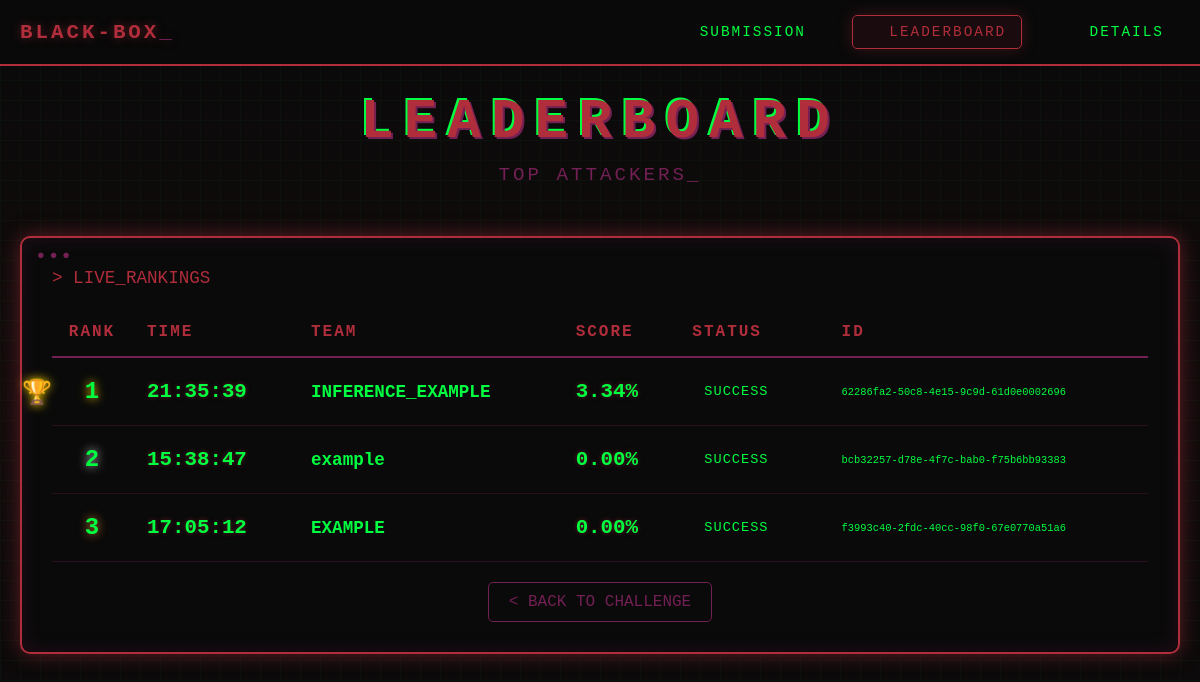
Page /exposed/leaderboard on the earlier database version.
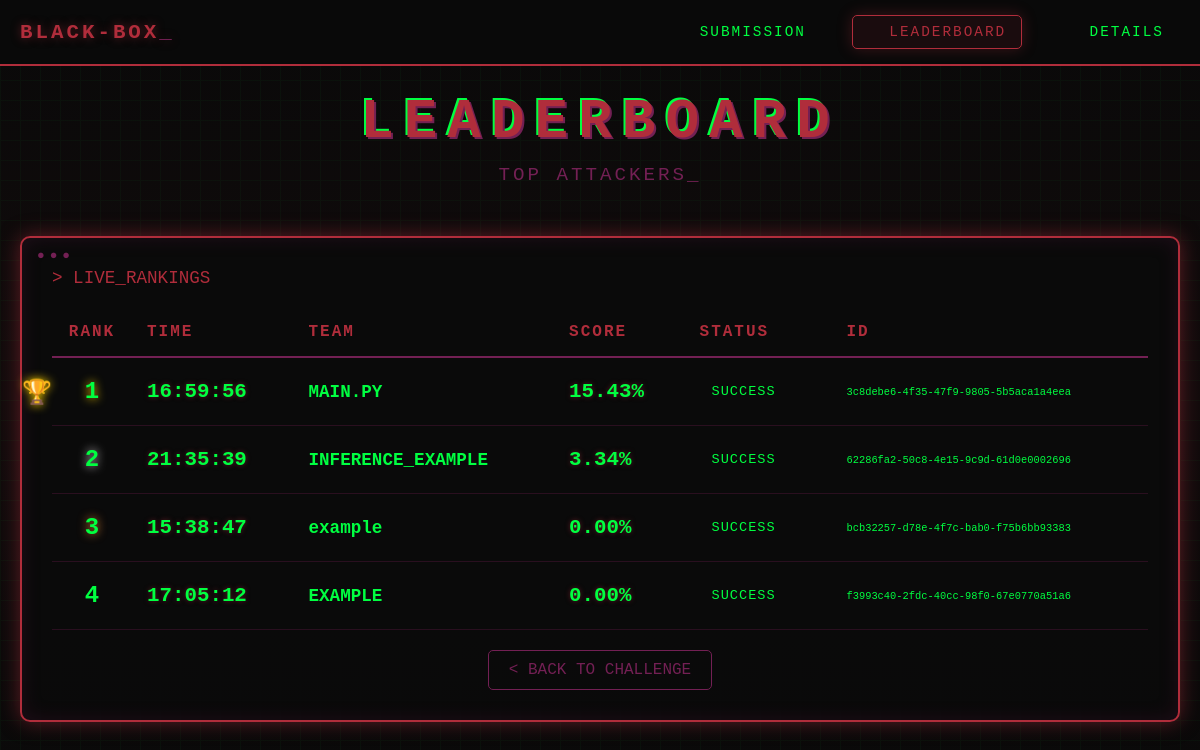
Same page on the later database version.
### src/db.py (models this page shows)
class Submit(SQLModel, table=True):
    id : str = Field(primary_key=True)
    team : str = Field()
    score : Optional[float] = Field()
    status : str = Field()
    reason : Optional[str] = Field()
    created_at: datetime = Field(
        sa_column=Column(DateTime(timezone=True), server_default=func.now())
    )

### src/main.py (the view)
@public_router.get("/leaderboard", response_class=HTMLResponse)
def leaderboard(
    request : Request,
    session : SessionDep
):
    SubmitInner = aliased(Submit)
    subq = (
        select(SubmitInner.id)
        .where(
            SubmitInner.team == Submit.team,
            SubmitInner.status == "SUCCESS"
        )
        .order_by(
            SubmitInner.score.desc(),
            SubmitInner.created_at.asc()
        )
        .limit(1)
        .correlate(Submit)
        .scalar_subquery()
    )
    rank_col = func.rank().over(
        order_by=[
            Submit.score.desc(),
            Submit.created_at.asc()
        ]
    )
    query = (
        select(Submit, rank_col.label("rank"))
        .where(Submit.id == subq)
        .order_by("rank")
    )
    results = session.exec(query).all()
    entries = [
        {
            "id" : result.id,
            "team" : result.team,
            "hour" : result.created_at.strftime("%H:%M:%S"),
            "score" : result.score,
            "status" : result.status,
            "reason" : result.reason,
            "rank" : rank
        }
        for result, rank in results
    ]
    return templates.TemplateResponse(
        request=request,
        name="leaderboard.html",
        context={
            "entries" : entries
        }
    )

### templates/leaderboard.html (shortened to what this page needs)
<!DOCTYPE html>
<html lang="en">
<head>
    <link rel="stylesheet" href="/public/style.css">
</head>
<body>
    <nav class="navbar">
        <div class="nav-container">
            <div class="nav-logo">BLACK-BOX<span style="color: #732054;">_</span></div>
            <div class="nav-links">
                <a href="/exposed" class="nav-link">SUBMISSION</a>
                <a href="/exposed/leaderboard" class="nav-link active">LEADERBOARD</a>
                <a href="/exposed/details" class="nav-link">DETAILS</a>
            </div>
        </div>
    </nav>
    <div class="container container-lg">
        <div class="header">
            <h1 class="glitch">LEADERBOARD</h1>
            <p class="subtitle">TOP ATTACKERS<span class="blink">_</span></p>
        </div>
        <div class="terminal">
            <div class="command-line">&gt; LIVE_RANKINGS</div>
            <table class="leaderboard-table">
                <thead>
                    <tr>
                        <th>RANK</th>
                        <th>TIME</th>
                        <th>TEAM</th>
                        <th>SCORE</th>
                        <th>STATUS</th>
                        <th>ID</th>
                    </tr>
                </thead>
                <tbody id="leaderboardBody">
                    {% for entry in entries %}
                        <tr>
                            <td class="rank rank-{{entry.rank}}">{{entry.rank}}</td>
                            <td class="score">{{entry.hour}}</td>
                            <td class="team-name">{{entry.team}}</td>
                            <td class="score">{{"%.2f"|format(100 * entry.score)}}%</td>
                            <td><span class="status">{{entry.status}}</span></td>
                            <td class="submission-id">{{entry.id}}</td>
                        </tr>
                    {% endfor %}
                </tbody>
            </table>
            <div style="text-align: center;">
                <a href="/" class="back-link">&lt; BACK TO CHALLENGE</a>
            </div>
        </div>
    </div>
</body>
</html>

### public/style.css (style rules this page uses)
* { margin: 0; padding: 0; box-sizing: border-box; }
body { font-family: 'Courier New', monospace; background: #0a0a0a; color: #00ff41; overflow-x: hidden; min-height: 100vh; padding: 90px 20px 40px 20px; position: relative; }
.container { position: relative; z-index: 2; margin: 0 auto; }
.container.container-lg { max-width: 1200px; }
.header { text-align: center; margin-bottom: 50px; }
.glitch { font-size: 3.5em; font-weight: bold; text-transform: uppercase; position: relative; color: #B02D3B; letter-spacing: 10px; animation: glitch 3s infinite; text-shadow: 2px 2px #732054, -2px -2px #00ff41; margin-bottom: 10px; }
.subtitle { color: #732054; font-size: 1.2em; letter-spacing: 3px; }
.terminal { background: rgba(10, 10, 10, 0.9); border: 2px solid #B02D3B; border-radius: 10px; padding: 30px; box-shadow: 0 0 20px rgba(176, 45, 59, 0.5), inset 0 0 20px rgba(115, 32, 84, 0.2); position: relative; margin-bottom: 30px; }
.terminal::before { content: '●●●'; position: absolute; top: 10px; left: 15px; color: #732054; font-size: 0.8em; letter-spacing: 5px; }
.command-line { color: #B02D3B; margin-bottom: 20px; font-size: 1.1em; }
.navbar { position: fixed; top: 0; left: 0; width: 100%; background: rgba(10, 10, 10, 0.95); border-bottom: 2px solid #B02D3B; z-index: 1000; backdrop-filter: blur(10px); }
.nav-container { max-width: 1200px; margin: 0 auto; padding: 15px 20px; display: flex; justify-content: space-between; align-items: center; }
.nav-logo { font-size: 1.3em; font-weight: bold; color: #B02D3B; letter-spacing: 3px; text-shadow: 0 0 10px rgba(176, 45, 59, 0.5); }
.nav-links { display: flex; gap: 30px; }
.nav-link { color: #00ff41; text-decoration: none; padding: 8px 15px; border: 1px solid transparent; border-radius: 5px; transition: all 0.3s ease; font-size: 0.9em; letter-spacing: 2px; position: relative; }
.nav-link::before { content: '> '; opacity: 0; transition: opacity 0.3s ease; }
.nav-link.active { color: #B02D3B; border-color: #B02D3B; background: rgba(176, 45, 59, 0.1); box-shadow: 0 0 15px rgba(176, 45, 59, 0.3); }
.blink { animation: blink 1s step-start infinite; }

### templates/leaderboard.html (style rules this page uses)
.leaderboard-table { width: 100%; border-collapse: collapse; }
.leaderboard-table thead { border-bottom: 2px solid #732054; }
.leaderboard-table th { color: #B02D3B; text-align: left; padding: 15px; font-size: 1em; text-transform: uppercase; letter-spacing: 2px; }
.leaderboard-table th:first-child { width: 80px; text-align: center; }
.leaderboard-table tbody tr { border-bottom: 1px solid rgba(115, 32, 84, 0.3); transition: all 0.3s ease; }
.leaderboard-table td { padding: 20px 15px; color: #00ff41; }
.rank { text-align: center; font-size: 1.5em; font-weight: bold; position: relative; }
.rank-1 { color: #FFD700; text-shadow: 0 0 10px #FFD700; }
.rank-2 { color: #C0C0C0; text-shadow: 0 0 10px #C0C0C0; }
.rank-3 { color: #CD7F32; text-shadow: 0 0 10px #CD7F32; }
.rank-1::before { content: '🏆'; position: absolute; left: -30px; animation: bounce 2s infinite; }
.team-name { font-size: 1.1em; font-weight: bold; color: #ffffff; }
.score { font-size: 1.3em; font-weight: bold; color: #B02D3B; text-shadow: 0 0 5px rgba(176, 45, 59, 0.5); }
.status { padding: 5px 12px; border-radius: 3px; font-size: 0.85em; display: inline-block; text-transform: uppercase; letter-spacing: 1px; }
.submission-id { color: #666; font-size: 0.8em; font-family: monospace; }
.back-link { display: inline-block; color: #732054; text-decoration: none; padding: 10px 20px; border: 1px solid #732054; border-radius: 5px; margin-top: 20px; transition: all 0.3s ease; }

Differences in the rows shown:
added Submit: rank "1", hour "16:59:56", team "MAIN.PY", 100*entry.score "15.43", status "SUCCESS", id "3c8debe6-4f35-47f9-9805-5b5aca1a4eea"
computed for Submit "INFERENCE_EXAMPLE": rank "1" → "2"
computed for Submit "example": rank "2" → "3"
computed for Submit "EXAMPLE": rank "3" → "4"
